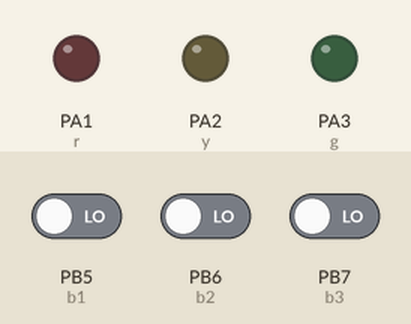
Bench run of a sketch on a simulated STM32 Blue Pill. Parts: output pins drawn as LEDs (lit = HIGH). Inputs (shaded band) come from the test bench; at power-on: PB5 (b1) LOW, PB6 (b2) LOW, PB7 (b3) LOW. What the sketch prints to the serial monitor is not drawn.

Above: at 1.2 s.
1.3 s: PB5 (b1) driven HIGH
At 2.1 s:
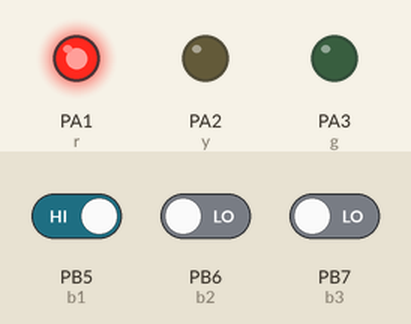
2.8 s: PB6 (b2) driven HIGH
At 3.2 s:
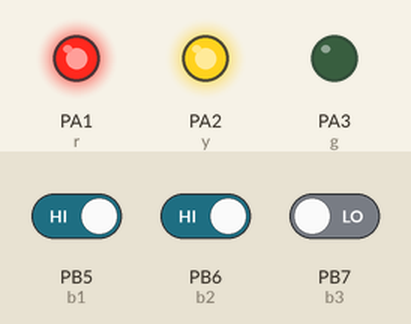
4.3 s: PB7 (b3) driven HIGH
At 5.5 s:
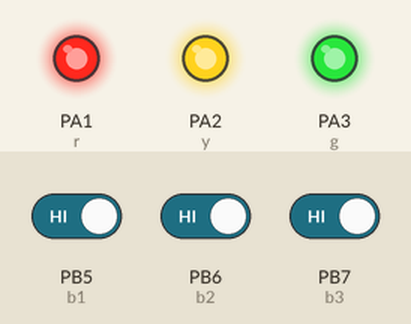
5.8 s: PB5 (b1) driven LOW
At 6.7 s:
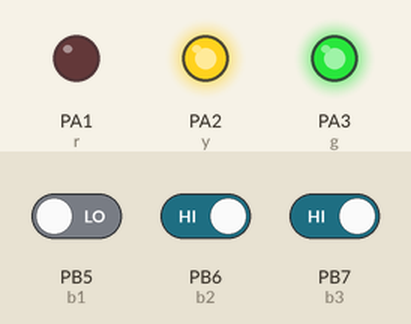
7.3 s: PB6 (b2) driven LOW
At 7.8 s:
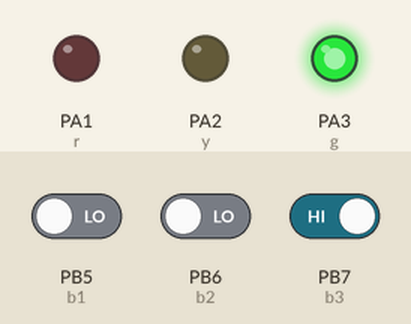
8.8 s: PB5 (b1) driven HIGH
At 10.2 s:
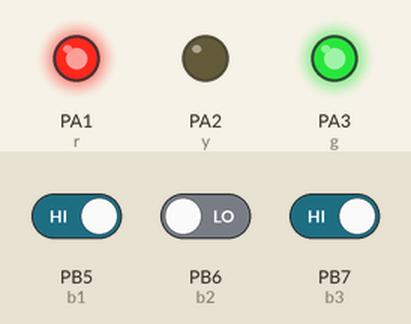
Timing chart, 0 to 11.3 s (numbered marks = the images above; inputs shaded):
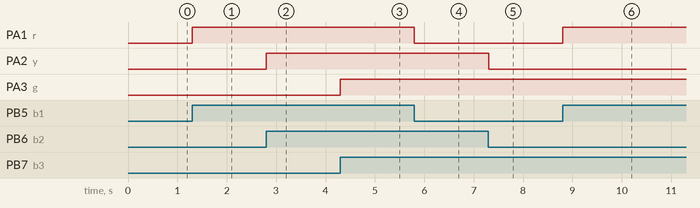

The sketch:

STM32.ino
```cpp
//INISIALISASI
int r =PA1;
int y =PA2;
int g =PA3;

int b1 =PB5;
int b2 =PB6;
int b3 =PB7;

void setup() {
  // put your setup code here, to run once:
  //PIN SETUP
  Serial.begin(9600);
  pinMode(PA1, OUTPUT);
  pinMode(PA2, OUTPUT);
  pinMode(PA3, OUTPUT);

  pinMode(PB5, INPUT);
  pinMode(PB6, INPUT);
  pinMode(PB7, INPUT);
}

void loop() {
  // put your main code here, to run repeatedly:
  //BACA DATA
  int kondisi1 = digitalRead (b1);
  int kondisi2 = digitalRead (b2);
  int kondisi3 = digitalRead (b3);
  //SERIAL PRINT
  Serial.print("kondisi button");


  //LOGIKA
  //BUTTON 1
  if(kondisi1 ==1){
    digitalWrite(r, HIGH);
  }else{
    digitalWrite(r, LOW);
  }

  //BUTTON 2
  if(kondisi2 ==1){
    digitalWrite(y, HIGH);
  }else{
    digitalWrite(y, LOW);
  }

  //BUTTON 3
  if(kondisi3 ==1){
    digitalWrite(g, HIGH);
  }else{
    digitalWrite(g, LOW);
  }


}
```

Measured:
- after the input at 1.3 s, PA1 (r): LOW → HIGH at once
- after the input at 2.8 s, PA2 (y): LOW → HIGH at once
- after the input at 4.3 s, PA3 (g): LOW → HIGH at once
- after the input at 5.8 s, PA1 (r): HIGH → LOW at once
- after the input at 7.3 s, PA2 (y): HIGH → LOW at once
- after the input at 8.8 s, PA1 (r): LOW → HIGH at once
